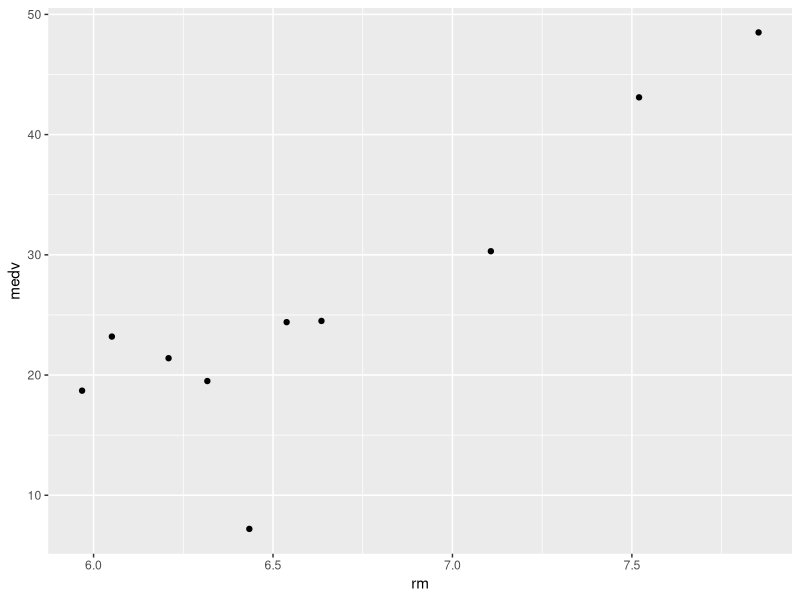
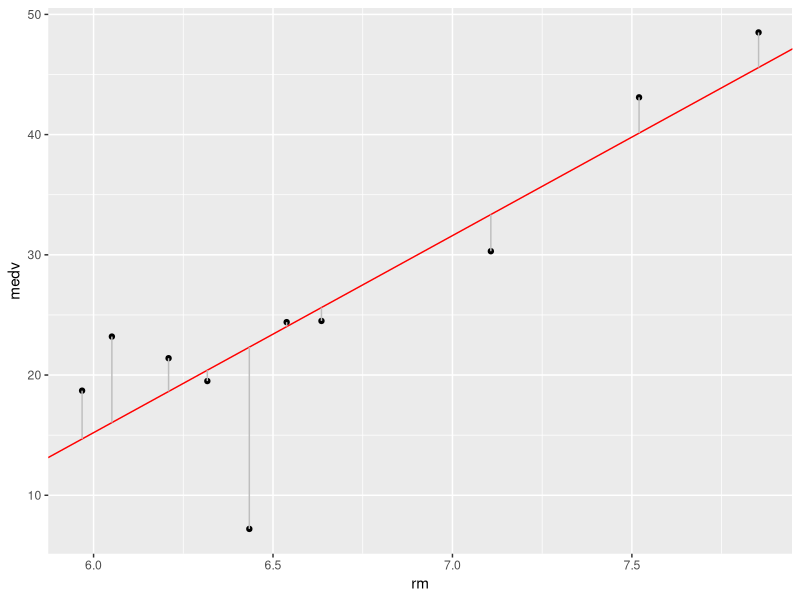

The R script that drew these images, in order:
library(mlbench)
library(ggplot2)
library(dplyr)
data("BostonHousing2")

set.seed(2)
df <- sample_n(BostonHousing2,10)
df <- df %>% mutate(upperbound = -83.144 + 16.392 * rm)
ggplot(df,mapping = aes(y=medv,x=rm)) + geom_point()


# add verticle lines to see how far actual is from predictions (residuels).

ggplot(df, aes(y=medv, x=rm)) + geom_point() + 
  geom_abline(intercept = -83.144, slope = 16.392, color = "red") + 
   geom_linerange(aes(ymin = medv, ymax = upperbound), color = "gray")

# ymin is the starting point of ur verticle line, so medv ("y" of the data itself), 
# then ymax is the ending point, so I need to calculate using the equation of the line.

